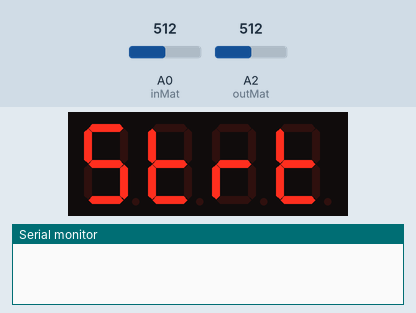
Recording of a sketch running on a simulated Arduino Uno, built with avr-gcc and run on an emulated ATmega328P. Parts: 4-digit seven-segment display, the last lines printed to the serial monitor. Inputs (shaded band) come from the test bench; at power-on: A0 (inMat) = 512, A2 (outMat) = 512.

Above: at 1.2 s.
1.3 s: A0 (inMat) set to 716
2.8 s: A2 (outMat) set to 716
4.3 s: A0 (inMat) set to 511
At 22.86 s:
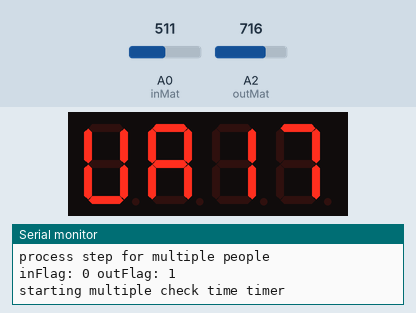
At 23.5 s:
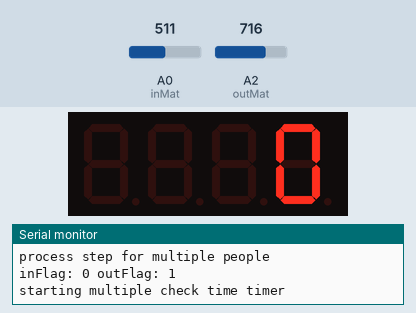
Timing chart, 0 to 24.4 s (numbered marks = the images above; inputs shaded):
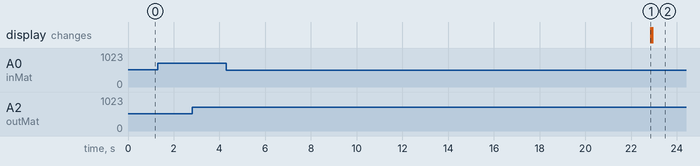

The sketch:

FINAL_twoStepsPressureSensor.ino
```cpp
#include <Arduino.h>
#include <TM1637Display.h>

#define CLK 2
#define DIO 3

#define inMat A0
#define outMat A2

int processing_delay = 500;
int units_per_person = 30;
int inValue = 0, outValue = 0;
int count = 0;
long start_time, stop_time, jump_check_time, multiple_jump_check_time;
int threshold_inMat, threshold_outMat;
int inFlag = 0, outFlag = 0;
int steps[2] = {0, 0};
int multiple_steps[2] = {0, 0};
int transition = 0;

const uint8_t SEG_strt[] = {
  SEG_A | SEG_F | SEG_G | SEG_C | SEG_D,   // S
  SEG_E | SEG_F | SEG_G | SEG_D,           // t
  SEG_E | SEG_G,                           //r
  SEG_E | SEG_F | SEG_G | SEG_D           // t
  };

const uint8_t SEG_wait[] = {
  SEG_B | SEG_C | SEG_D | SEG_E | SEG_F,          //w
  SEG_A | SEG_B | SEG_C | SEG_E | SEG_F | SEG_G,  //a
  SEG_B | SEG_C,                                  //i
  SEG_A | SEG_B | SEG_C                           //t
  };
TM1637Display display(CLK, DIO);

void setup() {
  Serial.begin(9600);
  threshold_inMat = calibrate_inMat() + units_per_person;
  threshold_outMat = calibrate_outMat() + units_per_person;
  start_time = millis();
  display.setBrightness(7, true);
  display.clear();
  display.setSegments(SEG_strt);
}

void loop() {
  inValue = analogRead(inMat);
  outValue = analogRead(outMat);

  on_step(1, inValue, &threshold_inMat, &inFlag);
  transition_step();
  off_step(1, inValue, &threshold_inMat, &inFlag);

  on_step(2, outValue, &threshold_outMat, &outFlag);
  transition_step();
  off_step(2, outValue, &threshold_outMat, &outFlag);


  stop_time = millis();
  timeout_refresh();
}

int calibrate_inMat(){
  long total = 0;
  for(int i = 0; i < 100 ; i++){
    total += analogRead(inMat);
  }
  int avg = total/100;
  return avg;
}

int calibrate_outMat(){
  long total = 0;
  for(int i = 0; i< 100 ; i++){
    total += analogRead(outMat);
  }
  int avg = total/100;
  return avg;
}

void transition_step(){

  int half_in_thresh = threshold_inMat - (units_per_person / 2);
  int half_out_thresh = threshold_outMat - (units_per_person / 2);

  if(inFlag > 0){
    half_in_thresh = threshold_inMat - ((3 * units_per_person) / 2);
    if(inValue < half_in_thresh && outValue > half_out_thresh && outValue < threshold_outMat){
      transition = 1;
      Serial.print("transition: ");
      Serial.println(transition);
    }
  }

  if(outFlag > 0){
    half_out_thresh = threshold_outMat - ((3 * units_per_person) / 2);
    if(outValue < half_out_thresh && inValue > half_in_thresh && inValue < threshold_inMat){
      transition = 2;
      Serial.print("transition: ");
      Serial.println(transition);
    }
  }
}

void check_for_jumps(int number){
  if(inFlag > 1 || outFlag > 1 || (inFlag == outFlag)){
    Serial.println("checking jumps for multiple people");
    Serial.print(inFlag);
    Serial.print(" outFlag: ");
    Serial.println(outFlag);
    if(multiple_jump_check_time != 0 && (millis() - multiple_jump_check_time) <= processing_delay){
      if(number == 1 && transition != 2){
        transition = 2;
        multiple_steps[0] = 2;
        Serial.println("jumped");
      }

      if(number == 2 && transition != 1){
        transition = 1;
        multiple_steps[0] = 1;
        Serial.println("jumped");
      }
    }
  }
  else{

    if(jump_check_time != 0 && (millis() - jump_check_time) <= processing_delay){
      if(number == 1 && transition != 2){
        transition = 2;
        steps[0] = 2;
        Serial.println("jumped");
      }

      if(number == 2 && transition != 1){
        transition = 1;
        steps[0] = 1;
        Serial.println("jumped");
      }
    }
  }
}

void on_step(int number, int step_value, int *threshold, int *flag){
  if(step_value > *threshold){
    *flag += 1;
    *threshold = step_value + units_per_person;
    Serial.print("step value: ");
    Serial.println(step_value);
    Serial.print("at step ");
    Serial.print(number);
    Serial.print("    threshold: ");
    Serial.println(*threshold);
    check_for_jumps(number);
    jump_check_time = 0;
    multiple_jump_check_time = 0;
    start_time = millis();
  }
}

void off_step(int number, int step_value, int *threshold, int *flag){
  int temporary_thresh = *threshold - (2 * units_per_person);
  if(step_value < temporary_thresh && *flag > 0){
    Serial.print("off step ");
    Serial.println(number);
    *threshold = step_value + units_per_person;
    *flag -= 1;
    Serial.println("in between flag and process step");
    process_step(number);
    check_length();
    Serial.print("inFlag: ");
    Serial.print(inFlag);
    Serial.print(" outFlag: ");
    Serial.println(outFlag);
    if(inFlag >= 1 || outFlag >= 1){
      Serial.println("starting multiple check time timer");
      multiple_jump_check_time = millis();
    }
    else{
      jump_check_time = millis();
    }
  }
}

void process_step(int number){
  for(int i = 0;i < 2; i++){
    if(inFlag > outFlag || inFlag < outFlag){
      Serial.println("process step for multiple people");
      if(number == 1 && multiple_steps[0] == 0 && transition == 1){
        multiple_steps[0] = number;
        break;
      }
      if(number == 2 && multiple_steps[0] == 1 && transition == 1){
        multiple_steps[1] = number;
        break;
      }
      if(number == 2 && multiple_steps[0] == 0 && transition == 2){
        multiple_steps[0] = number;
        break;
      }
      if(number == 1 && multiple_steps[0] == 2 && transition == 2){
        multiple_steps[1] = number;
        break;
      }
    }
    else{
      if(number == 1 && steps[0] == 0 && transition == 1){
        steps[0] = number;
        break;
      }
      if(number == 2 && steps[0] == 1 && transition == 1){
        steps[1] = number;
        break;
      }
      if(number == 2 && steps[0] == 0 && transition == 2){
        steps[0] = number;
        break;
      }
      if(number == 1 && steps[0] == 2 && transition == 2){
        steps[1] = number;
        break;
      }
    }
  }
}

void check_length(){
  if(inFlag > 0 || outFlag > 0){
    if(multiple_steps[0] == 1 && multiple_steps[1] == 2){
      count++;
      transition = 0;
      display.clear();
      display.showNumberDec(count, false);
      Serial.print("2nd person count: ");
      Serial.println(count);
      memset(multiple_steps, 0, sizeof(multiple_steps));
    }
    if(multiple_steps[0] == 2 && multiple_steps[1] == 1){
      count--;
      transition = 0;
      display.clear();
      display.showNumberDec(count, false);
      Serial.print("2nd person count: ");
      Serial.println(count);
      memset(multiple_steps, 0, sizeof(multiple_steps));
    }
  }
  if(steps[0] == 1 && steps[1] == 2){
    count++;
    transition = 0;
    display.clear();
    display.showNumberDec(count, false);
    Serial.println(count);
    memset(steps, 0, sizeof(steps));
  }
  if(steps[0] == 2 && steps[1] == 1){
    count--;
    transition = 0;
    display.clear();
    display.showNumberDec(count, false);
    Serial.println(count);
    memset(steps, 0, sizeof(steps));
  }
}

void timeout_refresh(){
  if((stop_time - start_time) >= 20000){
    display.clear();
    display.setSegments(SEG_wait);
    start_time = millis();
    memset(steps, 0, sizeof(steps));
    memset(multiple_steps, 0, sizeof(multiple_steps));
    inFlag = 0;
    outFlag = 0;
    transition = 0;
    threshold_inMat = calibrate_inMat() + units_per_person;
    threshold_outMat = calibrate_outMat() + units_per_person;
    display.clear();
    display.showNumberDec(count, false);
  }
}
```
